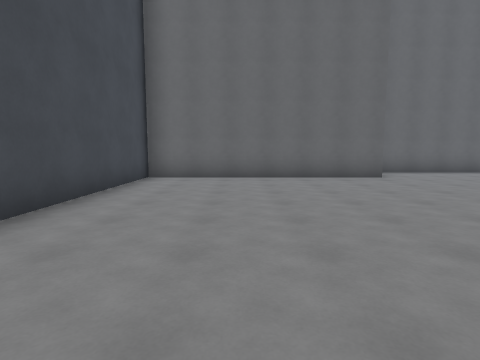
view 1 (above)

23 first-person views from a walk through a 3-D level made in the Godot game engine. The camera is 1.5 m above the floor, tilts 6° down and sees 80° across. The floor is counted in squares, 2 m on a side. Each view is taken from the middle of a square. On the plan, view 1 faces up. The plan holds only what a view shows up to about 10 squares ahead; the rest is blank. The place goes on beyond the plan. Surface patterns are stand-ins for the level's own textures.

view 2
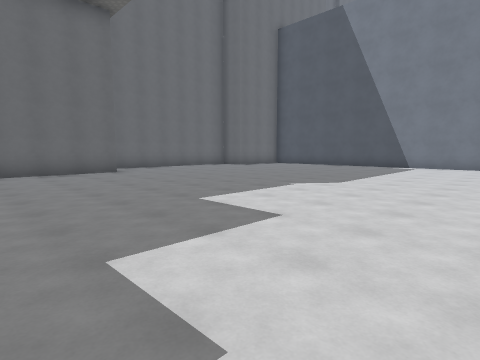

view 3
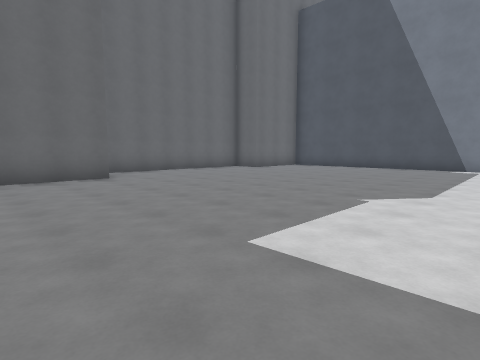

view 4
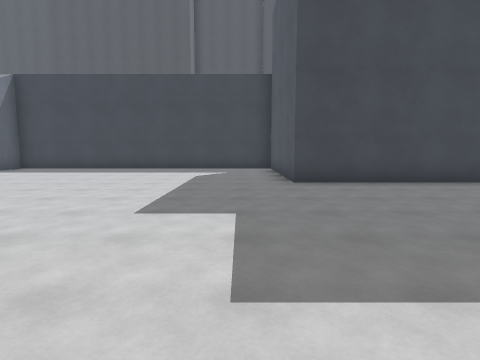

view 5
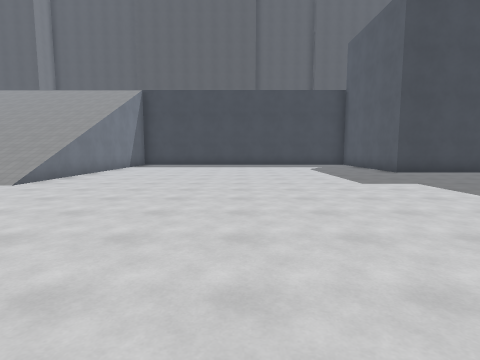

view 6
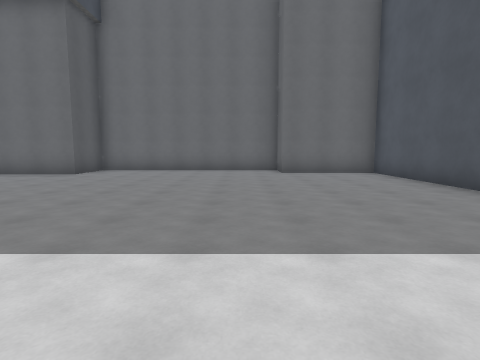

view 7
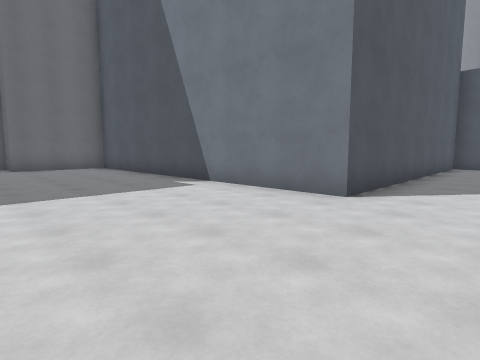

view 8
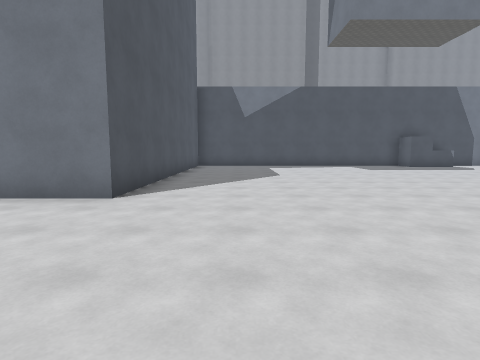

view 9
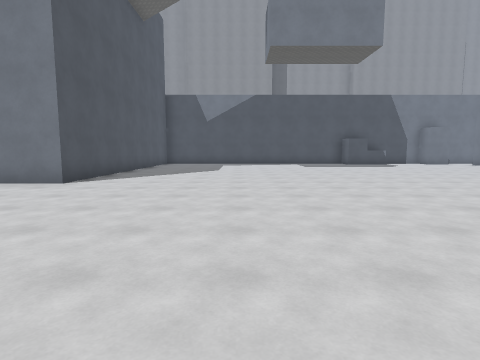

view 10
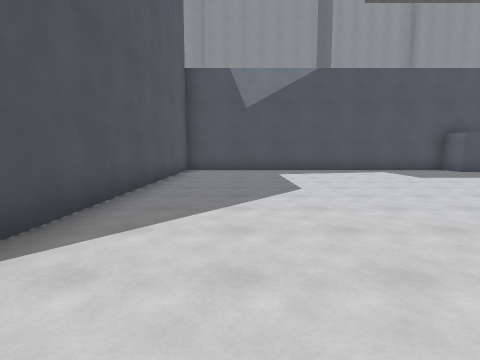

view 11
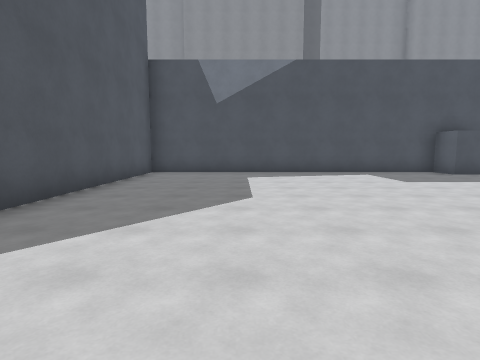

view 12
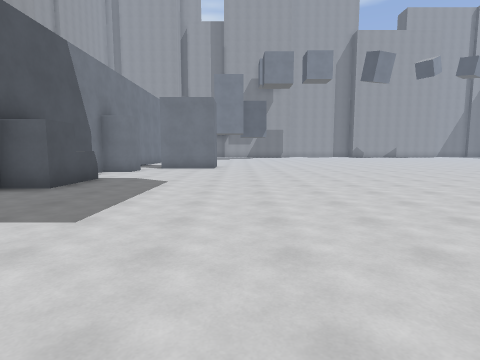

view 13
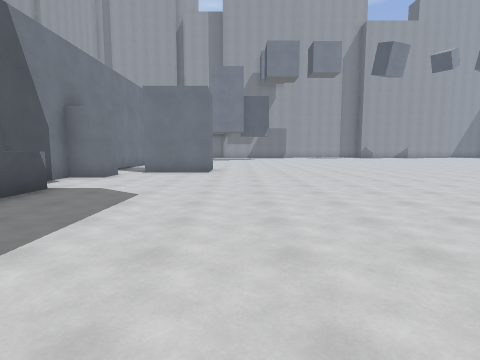

view 14
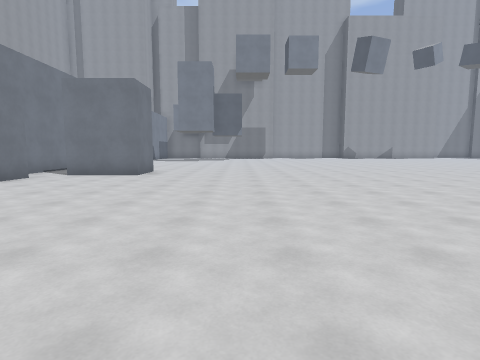

view 15
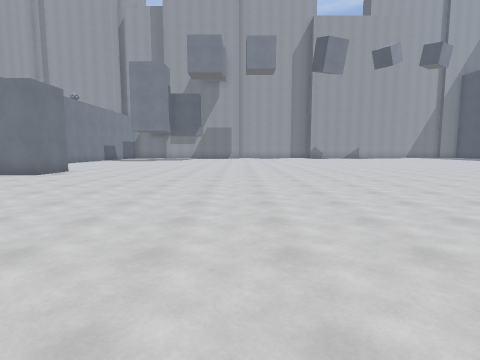

view 16
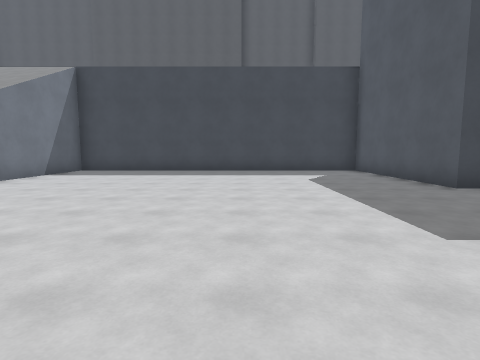

view 17
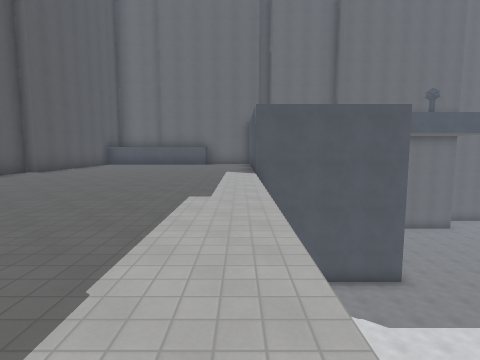

view 18
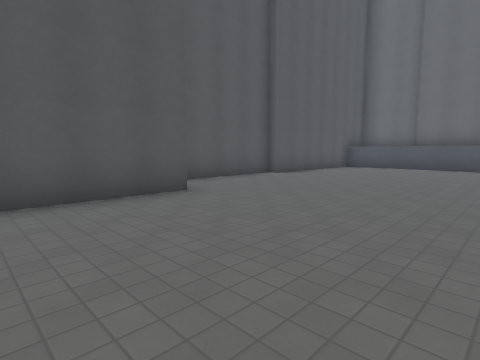

view 19
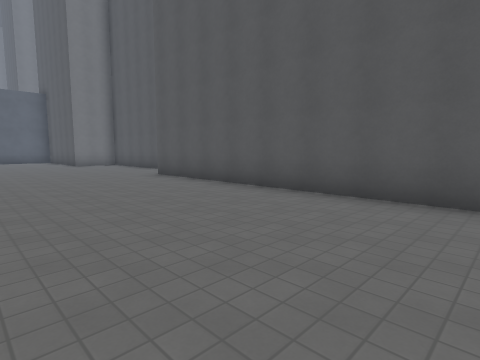

view 20
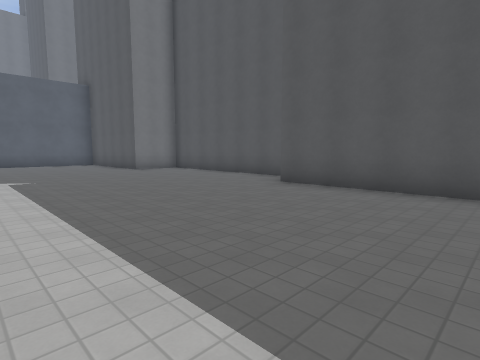

view 21
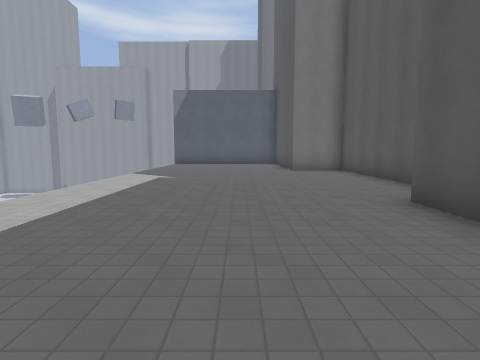

view 22
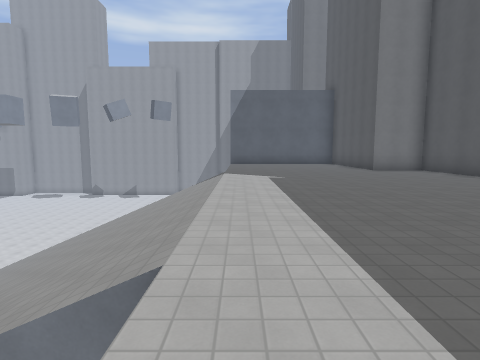

view 23
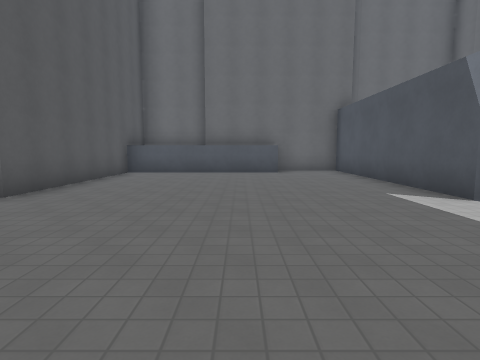

### Floor plan
Key: @ floor where view 1 was taken; # wall or solid block; . main floor; : floor 7.25 m higher than the main floor; / step, stairs or slope; ^ raised ledge.
Columns run from 15 left of view 1 to 23 right of it. Each row starts with its distance up from view 1.
 10                    #####
  9                    #......####
  8             ########.........#
  7 ^^^^##::#   #................#
  6 #:::::::#   #................#
  5 #:::::::#   #................#
  4 #:::::::#   #................#
  3 #:::::::#   #................#
  2 #:::::::#####................#
  1 #:::::::.....................#
  0 #:::::::.......@.............#
 -1 #:::::::.....................#
 -2 #:::::::..............  .....##########
 -3 ##::::::..............  ..............#
 -4  #::::::............... ..............#
 -5  #::::::.............. ...............#
 -6  #::::::............. ................#
 -7  #::::::............   ...............#
 -8  #::::::...........     ..............#
 -9  #:::::://///////        .............#
-10  #::::::/// ////          ............#
-11 ##::::::///////           ............#
-12 #::::::://////           ............##
-13 #::::::://///           .............^
-14 #::::::://////          ..............#
-15 #:::::::///////        ...............#
-16 #:::::::///////       ...............##
-17 #::::::://///        .................#
-18     :::              .............###.#
-19      ::              .............#  .#

Where each view was taken, in squares from view 1:
view 1: 0 up, 0 right, facing up
view 2: 2 down, 0 right, facing up-right
view 3: 0 up, 1 right, facing up-right
view 4: 0 up, 4 right, facing left
view 5: 4 down, 7 right, facing left
view 6: 1 down, 9 right, facing up
view 7: 4 down, 9 right, facing up-right
view 8: 4 down, 9 right, facing right
view 9: 6 down, 7 right, facing right
view 10: 4 down, 12 right, facing right
view 11: 5 down, 13 right, facing right
view 12: 6 down, 18 right, facing down
view 13: 8 down, 18 right, facing down
view 14: 9 down, 16 right, facing down
view 15: 9 down, 13 right, facing down
view 16: 3 down, 3 right, facing left
view 17: 8 down, 8 left, facing up
view 18: 6 down, 9 left, facing up-left
view 19: 3 down, 9 left, facing down-left
view 20: 7 down, 8 left, facing down-left
view 21: 7 down, 11 left, facing down
view 22: 7 down, 8 left, facing down
view 23: 3 down, 11 left, facing up
